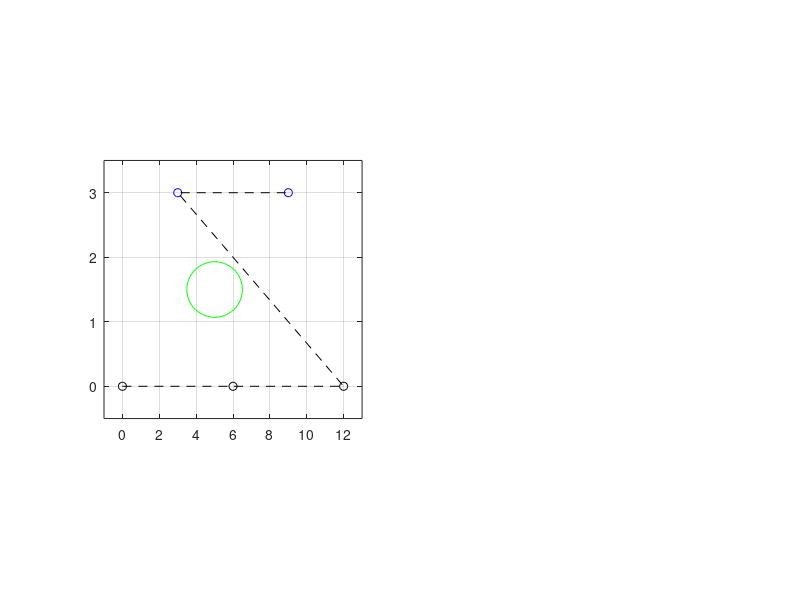

This figure's MATLAB source: (Note: this script raises an error after producing the figure.)
clc;
clear;

r1 = [0; 0];
r2 = [6; 0];
r3 = [12; 0];
r4 = [3; 3];
r5 = [9; 3];
rx = [r1(1), r2(1), r3(1), r4(1), r5(1)];
ry = [r1(2), r2(2), r3(2), r4(2), r5(2)];

rx_arr = [];
ry_arr = [];

rho_arr = [];
p_arr = [];
t_arr = [];

u4 = [0; 0];
u5 = [0; 0];

eta = 50;
    
dt = 0.1;
for t = 0:dt:5
    ts = 1;
    %% plot agents
    rx_arr = [rx_arr; rx];
    ry_arr = [ry_arr; ry];
    figure(1)
    subplot(1,2,1)
    plot(rx(1:3), ry(1:3), 'ko'); hold on;
    plot(rx(4:5), ry(4:5), 'bo');
    plot(rx_arr, ry_arr, 'k--');
    
    % plot goal
    gx = 5; gy = 1.5;
    g = [gx; gy];
    plot(gx, gy,'og','MarkerSize',40); hold off;
    
    xlim([-1 13]);
    ylim([-0.5 3.5]);
    grid on;
    axis square;
    %% Agent Dynamics
    % follower
    dr1 = (r4-r1);
    dr2 = (r4-r2) + (r5-r2);
    dr3 = (r5-r3);

    % leader
    dr4 = (r1-r4) + (r2-r4) + u4;
    dr5 = (r2-r5) + (r3-r5) + u5;
    
    %% Robustness Semantics
    psi1 = 2-norm(r1,r4);
    psi2 = 2-norm(r2,r4);
    psi3 = 2-norm(r2,r5);
    psi4 = 2-norm(r3,r5);
    
    psi5 = 1-norm(g,r4);
    psi6 = 1-norm(g,r5);
    
    k = 0.5;
    rho1 = -1/eta*log(exp(-eta*psi1)+exp(-eta*psi2)+exp(-eta*psi3)+exp(-eta*psi4))+k;
    rho2 = -1/eta*log(exp(-eta*psi5)+exp(-eta*psi6))+k;
    
    %% Funnel
    l1 = log(19);
    p1 = 19*exp(-l1*t)+1;
    rho1_star = 2;
    t1_star = 1;

    l2 = 0.5*log(9);
    p2 = 9*exp(-l2*(t-1))+1;
    rho2_star = 2;
    t2_star = 3;

    %% Error
    e1 = rho1 - rho1_star;
    e1_bar = e1/p1; % Modulated Error
    eps1 = transform(e1_bar); % Transformed Error

    e2 = rho2 - rho2_star;
    e2_bar = e2/p2; % Modulated Error
    eps2 = transform(e2_bar); % Transformed Error
    
    %% plot robustness
    figure(1)
    subplot(1,2,2)
    if t<=ts
        rho = rho1;
        p = 2-p1;
    else
        rho = rho2;
        p = 2-p2;
    end
    rho_arr = [rho_arr; rho];
    p_arr = [p_arr; p];
    t_arr = [t_arr; t];
    
    plot(t_arr,rho_arr,'r-','LineWidth', 1.5); hold on;
    plot(t_arr,p_arr,'k-','LineWidth', 1.5);
    xlim([0 5]);
    ylim([-18 2]);
    grid on;
    axis square
    
    %% Control
    x1_1 = r1(1);
    x1_2 = r2(1);
    x1_3 = r3(1);
    x1_4 = r4(1);
    x1_5 = r5(1);
    
    x2_1 = r1(2);
    x2_2 = r2(2);
    x2_3 = r3(2);
    x2_4 = r4(2);
    x2_5 = r5(2);
    
    % Control 1
    if t<=ts
        u4x = -eps1*((eta*exp(eta*(((x1_1 - x1_4)^2 + (x2_1 - x2_4)^2)^(1/2) - 2))*(2*x1_1 - 2*x1_4))/(2*((x1_1 - x1_4)^2 + (x2_1 - x2_4)^2)^(1/2)) + (eta*exp(eta*(((x1_2 - x1_4)^2 + (x2_2 - x2_4)^2)^(1/2) - 2))*(2*x1_2 - 2*x1_4))/(2*((x1_2 - x1_4)^2 + (x2_2 - x2_4)^2)^(1/2)))/(eta*(exp(eta*(((x1_1 - x1_4)^2 + (x2_1 - x2_4)^2)^(1/2) - 2)) + exp(eta*(((x1_2 - x1_4)^2 + (x2_2 - x2_4)^2)^(1/2) - 2)) + exp(eta*(((x1_2 - x1_5)^2 + (x2_2 - x2_5)^2)^(1/2) - 2)) + exp(eta*(((x1_3 - x1_5)^2 + (x2_3 - x2_5)^2)^(1/2) - 2))));
        u4y = -eps1*((eta*exp(eta*(((x1_1 - x1_4)^2 + (x2_1 - x2_4)^2)^(1/2) - 2))*(2*x2_1 - 2*x2_4))/(2*((x1_1 - x1_4)^2 + (x2_1 - x2_4)^2)^(1/2)) + (eta*exp(eta*(((x1_2 - x1_4)^2 + (x2_2 - x2_4)^2)^(1/2) - 2))*(2*x2_2 - 2*x2_4))/(2*((x1_2 - x1_4)^2 + (x2_2 - x2_4)^2)^(1/2)))/(eta*(exp(eta*(((x1_1 - x1_4)^2 + (x2_1 - x2_4)^2)^(1/2) - 2)) + exp(eta*(((x1_2 - x1_4)^2 + (x2_2 - x2_4)^2)^(1/2) - 2)) + exp(eta*(((x1_2 - x1_5)^2 + (x2_2 - x2_5)^2)^(1/2) - 2)) + exp(eta*(((x1_3 - x1_5)^2 + (x2_3 - x2_5)^2)^(1/2) - 2))));
 
        u5x = -eps1*((eta*exp(eta*(((x1_2 - x1_5)^2 + (x2_2 - x2_5)^2)^(1/2) - 2))*(2*x1_2 - 2*x1_5))/(2*((x1_2 - x1_5)^2 + (x2_2 - x2_5)^2)^(1/2)) + (eta*exp(eta*(((x1_3 - x1_5)^2 + (x2_3 - x2_5)^2)^(1/2) - 2))*(2*x1_3 - 2*x1_5))/(2*((x1_3 - x1_5)^2 + (x2_3 - x2_5)^2)^(1/2)))/(eta*(exp(eta*(((x1_1 - x1_4)^2 + (x2_1 - x2_4)^2)^(1/2) - 2)) + exp(eta*(((x1_2 - x1_4)^2 + (x2_2 - x2_4)^2)^(1/2) - 2)) + exp(eta*(((x1_2 - x1_5)^2 + (x2_2 - x2_5)^2)^(1/2) - 2)) + exp(eta*(((x1_3 - x1_5)^2 + (x2_3 - x2_5)^2)^(1/2) - 2))));
        u5y = -eps1*((eta*exp(eta*(((x1_2 - x1_5)^2 + (x2_2 - x2_5)^2)^(1/2) - 2))*(2*x2_2 - 2*x2_5))/(2*((x1_2 - x1_5)^2 + (x2_2 - x2_5)^2)^(1/2)) + (eta*exp(eta*(((x1_3 - x1_5)^2 + (x2_3 - x2_5)^2)^(1/2) - 2))*(2*x2_3 - 2*x2_5))/(2*((x1_3 - x1_5)^2 + (x2_3 - x2_5)^2)^(1/2)))/(eta*(exp(eta*(((x1_1 - x1_4)^2 + (x2_1 - x2_4)^2)^(1/2) - 2)) + exp(eta*(((x1_2 - x1_4)^2 + (x2_2 - x2_4)^2)^(1/2) - 2)) + exp(eta*(((x1_2 - x1_5)^2 + (x2_2 - x2_5)^2)^(1/2) - 2)) + exp(eta*(((x1_3 - x1_5)^2 + (x2_3 - x2_5)^2)^(1/2) - 2))));
    end

    %Control 2
    if t>ts
        u4x = -eps2*(exp(eta*(((gx - x1_4)^2 + (gy - x2_4)^2)^(1/2) - 1))*(2*gx - 2*x1_4))/(2*((gx - x1_4)^2 + (gy - x2_4)^2)^(1/2)*(exp(eta*(((gx - x1_4)^2 + (gy - x2_4)^2)^(1/2) - 1)) + exp(eta*(((gx - x1_5)^2 + (gy - x2_5)^2)^(1/2) - 1))));
        u4y = -eps2*(exp(eta*(((gx - x1_4)^2 + (gy - x2_4)^2)^(1/2) - 1))*(2*gy - 2*x2_4))/(2*((gx - x1_4)^2 + (gy - x2_4)^2)^(1/2)*(exp(eta*(((gx - x1_4)^2 + (gy - x2_4)^2)^(1/2) - 1)) + exp(eta*(((gx - x1_5)^2 + (gy - x2_5)^2)^(1/2) - 1))));

        u5x = -eps2*(exp(eta*(((gx - x1_5)^2 + (gy - x2_5)^2)^(1/2) - 1))*(2*gx - 2*x1_5))/(2*((gx - x1_5)^2 + (gy - x2_5)^2)^(1/2)*(exp(eta*(((gx - x1_4)^2 + (gy - x2_4)^2)^(1/2) - 1)) + exp(eta*(((gx - x1_5)^2 + (gy - x2_5)^2)^(1/2) - 1))));
        u5y = -eps2*(exp(eta*(((gx - x1_5)^2 + (gy - x2_5)^2)^(1/2) - 1))*(2*gy - 2*x2_5))/(2*((gx - x1_5)^2 + (gy - x2_5)^2)^(1/2)*(exp(eta*(((gx - x1_4)^2 + (gy - x2_4)^2)^(1/2) - 1)) + exp(eta*(((gx - x1_5)^2 + (gy - x2_5)^2)^(1/2) - 1))));
    end
    u4 = [u4x; u4y];
    u5 = [u5x; u5y];
    
    %% update
    r1 = r1 + dr1*dt;
    r2 = r2 + dr2*dt;
    r3 = r3 + dr3*dt;
    r4 = r4 + dr4*dt;
    r5 = r5 + dr5*dt; 
    rx = [r1(1), r2(1), r3(1), r4(1), r5(1)];
    ry = [r1(2), r2(2), r3(2), r4(2), r5(2)];
    
    pause(0.1)
end
    
%% 2-Norm
function f = norm(a,b) 
    x = a(1)-b(1);
    y = a(2)-b(2);
    f = sqrt(x^2+y^2);
end

%% Transformation Function
function te = transform(e) 
    te = log(-(1+e)/(e));
end

%% Goal Circle
function h = drawCircle(x,y,r,MarkerFaceColor,MarkerEdgeColor)
hold on
c = [x y];
pos = [c-r 2*r 2*r];
r = rectangle('Position',pos,'Curvature',[1 1], ...
    'FaceColor', MarkerFaceColor, 'Edgecolor',MarkerEdgeColor);
hold off
end